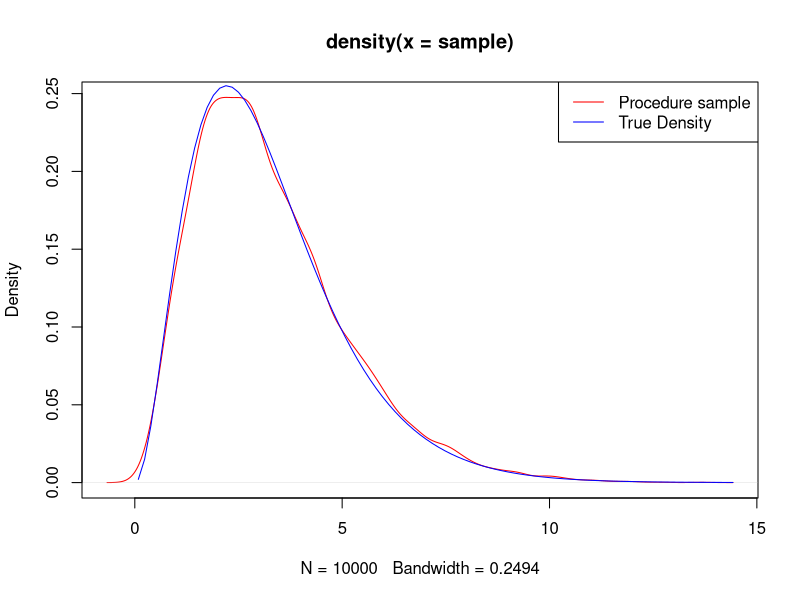
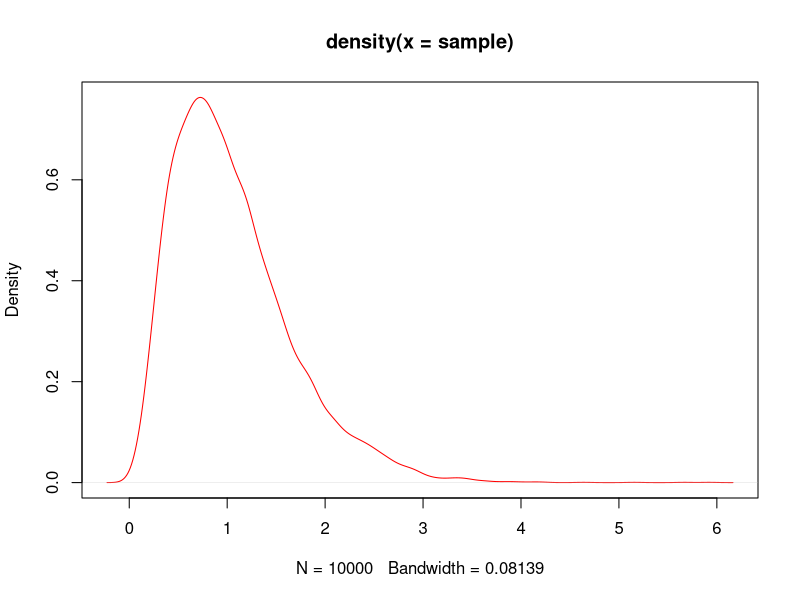

Source code (R) for these figures, in order:
## ---- chunk 1
gprocedure <- function(size, theta) {
  
  weight1 = 2 * gamma(theta) / (2 * gamma(theta) + gamma(theta + (1/2)))
  u = runif(size,0,1)
  sample = double(size)
  
  for (i in 1:size) {
    if (u[i] > weight1) {
      sample[i] <- rgamma(1, shape = theta, rate = 1)
    } 
    else {
      sample[i] <- rgamma(1, shape = theta + (1/2), rate = 1)
    }
  }
  return(sample)
}
gfunc <- function(theta, x) {
  g= 1/(2*gamma(theta) + gamma(theta + (1/2)))*(2*x^(theta-1) +  x^(theta-1/2))*exp(-x)
}
## ---- chunk 2
theta <- 3
size <-10000
sample <- gprocedure(size, theta)
plot(density(sample), col = "red")
curve(gfunc(theta = 3,x), add = TRUE, col = "blue")
legend("topright", legend = c("Procedure sample", "True Density"), 
      col = c("red","blue"), lty = c(1,1))
## ---- chunk 3
fprocedure <- function(size, theta) {
  iter <- 0
  sample <- double(0)
  while(iter < size) {
    g <- gprocedure(1, theta)
    u <- runif(1,0,1)
    q <- sqrt(4 + g)*((g)^(theta-1))*exp(-1*g)
    r <- q/(2*g^(theta-1) +  g^(theta-1/2))*exp(-g)
    if (u <= r) { 
      sample <- append(sample, g)
      iter <- iter + 1
    }
  }
  return(sample)
}

theta <- 3
size <-10000
sample <- fprocedure(size, theta)
plot(density(sample), col = "red")
